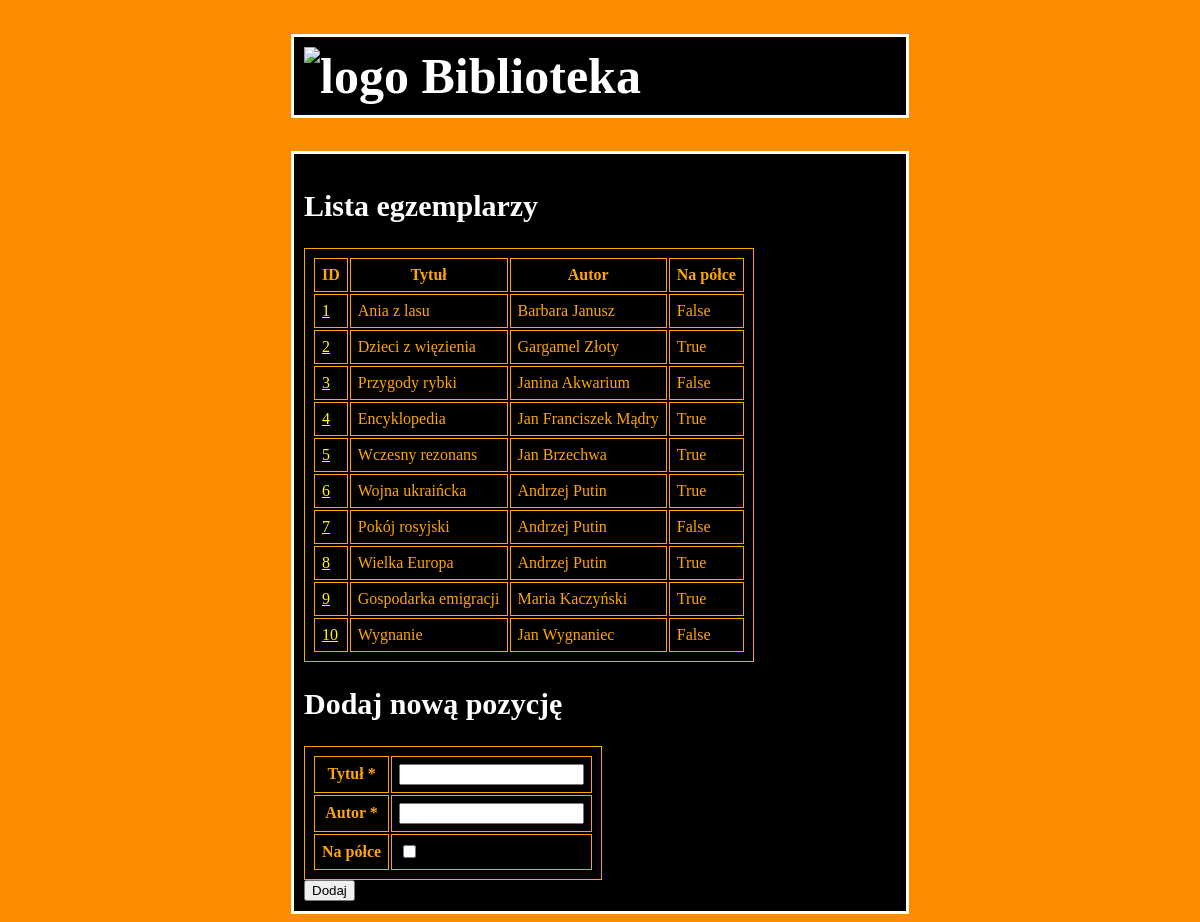
Page /list/ on the committed database.
### app/models.py (models this page shows, shortened)
class Book_list(db.Model):
    id = db.Column(db.Integer, primary_key=True)
    book_id = db.Column(db.Integer, db.ForeignKey('book.id'))
    author_id = db.Column(db.Integer, db.ForeignKey('author.id'))

class Book(db.Model):
    id = db.Column(db.Integer, primary_key=True)
    title = db.Column(db.String(100), index=True, unique=True)
    author_id = db.relationship("Book_list", backref="title_book", lazy="dynamic")
    available = db.Column(db.Boolean)
    def __str__(self):
        return f"{self.title}"

class Author(db.Model):
    id = db.Column(db.Integer, primary_key=True)
    name = db.Column(db.String(150), index=True, unique=True)
    title_id = db.relationship("Book_list", backref="name_author", lazy="dynamic")
    def __str__(self):
        return f"{self.name}"

### biblioteka.py (the view)
@app.route('/list/', methods=["GET", "POST"])
def list():
    form = BookForm()
    books_list = Book_list.query.all()
    if request.method == "POST":
        if form.validate_on_submit():
            new_book_id = Book.add_book(form.data)
            new_author_id = Author.add_author(form.data)
            Book_list.add_positon(new_book_id, new_author_id)
        return redirect(url_for("list"))
    return render_template("list.html", books_list=books_list, Book=Book, Author=Author, form=form)

### app/forms.py
class BookForm(FlaskForm):
    title = StringField('Tytuł', validators=[DataRequired()])
    author = StringField('Autor', validators=[DataRequired()])
    available = BooleanField('Na półce')

### app/templates/list.html (shortened to what this page needs)
{% extends "parent.html" %}
{% block content %}
<!DOCTYPE html>
<html lang="en">
<head>
</head>
<h2>Lista egzemplarzy</h2>
<table>
    <thead>
    <th>ID</th>
    <th>Tytuł</th>
    <th>Autor</th>
    <th>Na półce</th>
    </thead>
{% for book in books_list %}
    <tr>
        <td><a href="/position/{{ book.id }}">{{ book.id }}</a></td>
        <td>{{ Book.query.get(book.book_id) }}</td>
        <td>{{ Author.query.get(book.author_id) }}</td>
        <td>{{ Book.query.get(book.book_id).available }}</td>
    </tr>
{% endfor %}
</table>
<div>
    <h2>Dodaj nową pozycję</h2>
    <form method="POST" action="/list/">
        <table>
            {% for field in form if field.widget.input_type != 'hidden' %}
            <tr>
                <th>{{ field.label }} {% if field.flags.required %}*{% endif %}</th>
                <td>{{ field }}</td>
            </tr>
            {% endfor %}
        </table>
        <input type="submit" value="Dodaj">
    </form>
</div>
</body>
</html>
{% endblock %}

### app/templates/parent.html (shortened to what this page needs)
<!DOCTYPE html>
<html lang="pl">
    <head>
    {% block head %}
        <link rel="stylesheet" href="{{ url_for('static', filename='style.css') }}">
    {% endblock %}
    </head>
    <body style="background-color: darkorange;" link="yellow" vlink="yellow" alink="green">
        <h1><img src="https://images0.persgroep.net/rcs/EabHUzOkPJUwJ-xsR0zkFuDWsac/diocontent/203774000/_fitwidth/763?appId=93a17a8fd81db0de025c8abd1cca1279&quality=0.8" alt="logo" width="150"><strong> Biblioteka</strong></h1>
        <div class="glowna">
        <div id="content">{% block content %}{% endblock %}</div>
    </body>
</html>

### app/static/style.css (style rules this page uses)
h1 { color: white; font-size: 50px; border: 3px solid white; padding: 10px; background-color: black; margin-left: auto; margin-right: auto; width: 50%; }
h2 { color: white; font-size: 30px; }
.glowna { margin: auto; width: 50%; border: 3px solid white; padding: 10px; background-color: black; color: orange; }

### app/templates/list.html (style rules this page uses)
table, th, tr, td { border: 1px solid orange; padding: 7px; }

### rows in the picture
Book_list: id "1", query.get "Ania z lasu", query.get "Barbara Janusz"
Book: query.get "False"
Book_list: id "2", query.get "Dzieci z więzienia", query.get "Gargamel Złoty"
Book: query.get "True"
Book_list: id "3", query.get "Przygody rybki", query.get "Janina Akwarium"
Book: query.get "False"
Book_list: id "4", query.get "Encyklopedia", query.get "Jan Franciszek Mądry"
Book: query.get "True"
Book_list: id "5", query.get "Wczesny rezonans", query.get "Jan Brzechwa"
Book: query.get "True"
Book_list: id "6", query.get "Wojna ukraińcka", query.get "Andrzej Putin"
Book: query.get "True"
Book_list: id "7", query.get "Pokój rosyjski", query.get "Andrzej Putin"
Book: query.get "False"
Book_list: id "8", query.get "Wielka Europa", query.get "Andrzej Putin"
Book: query.get "True"
Book_list: id "9", query.get "Gospodarka emigracji", query.get "Maria Kaczyński"
Book: query.get "True"
Book_list: id "10", query.get "Wygnanie", query.get "Jan Wygnaniec"
Book: query.get "False"

### other values in the picture
{{ field.label }} "Tytuł" "Autor" "Na półce"
